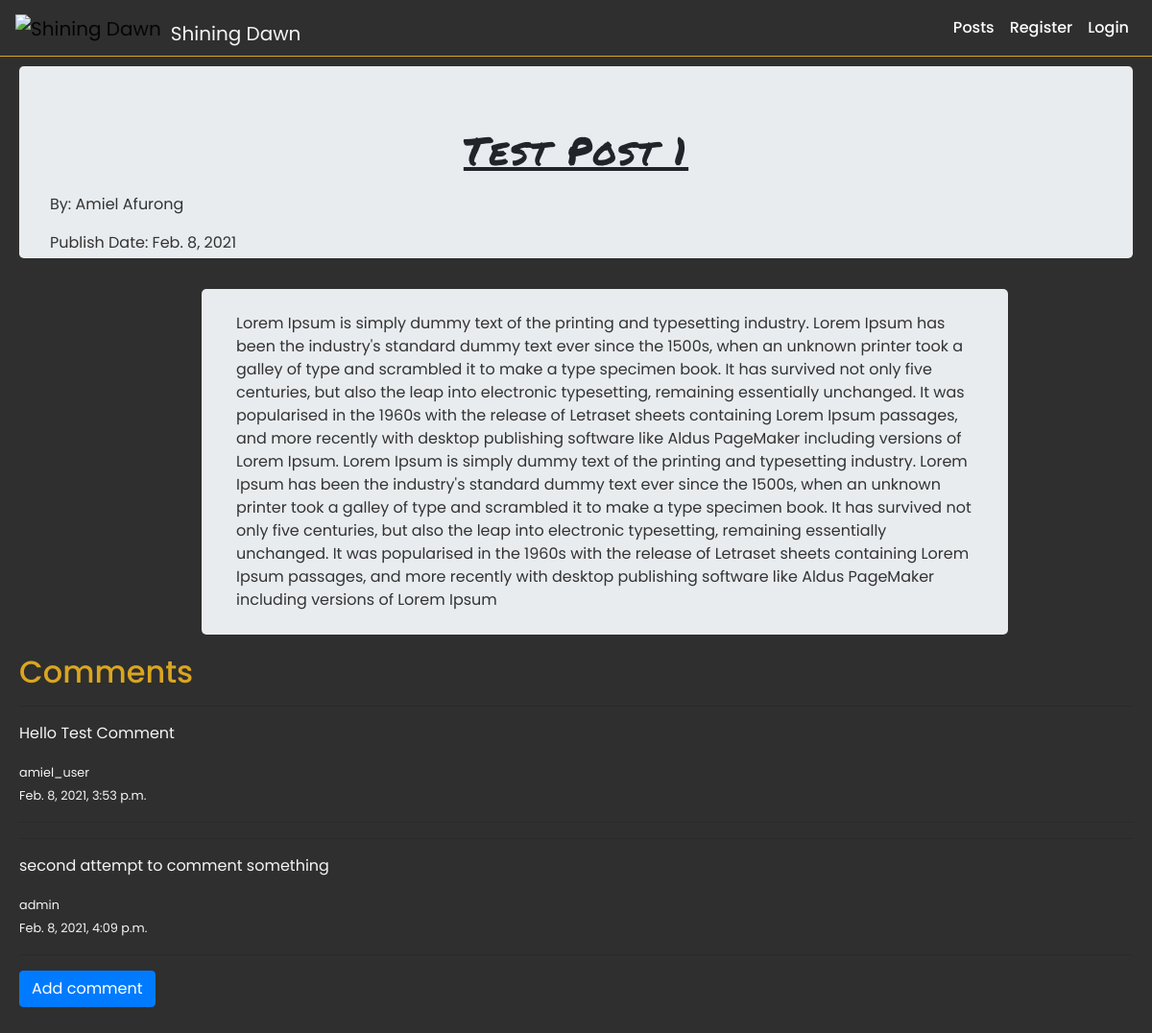
Page /posts/2/ on the earlier database version.
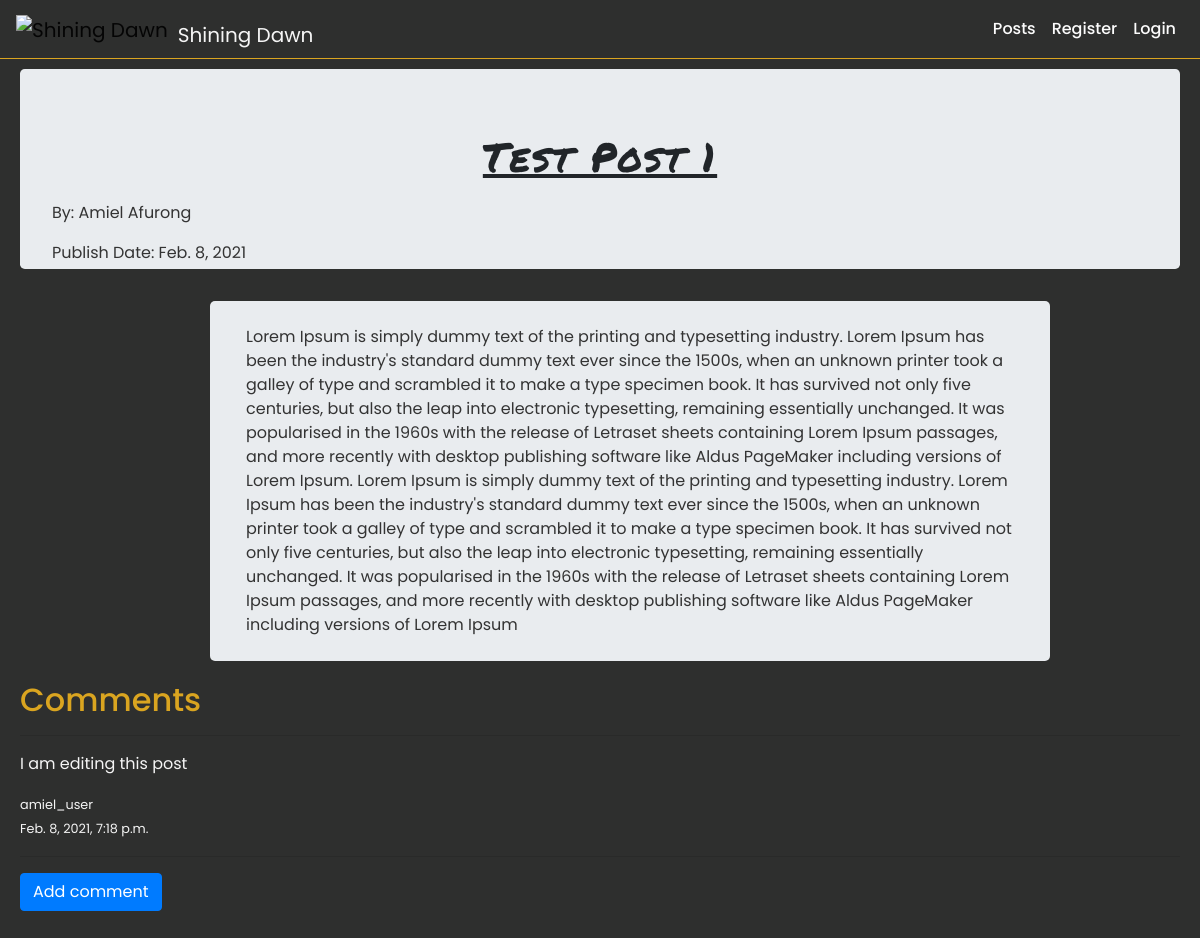
Same page on the later database version.
### post/models.py (models this page shows, shortened)
class Post(models.Model):
    title = models.CharField(max_length=255)
    content = RichTextField()
    featured_image = models.ImageField()
    is_published = models.BooleanField(default=False)
    author = models.ForeignKey(User, on_delete=models.SET_NULL, related_name='posts',null=True)
    published_date = models.DateField(blank=True,null=True)
    created_on = models.DateField(auto_now_add=True)

### comments/models.py (models this page shows, shortened)
class Comment(models.Model):
    content = models.CharField(max_length=1000)
    post = models.ForeignKey(
        Post,
        on_delete = models.CASCADE,
        related_name='comments'
    )
    author = models.ForeignKey(
        User,
        related_name = 'comments',
        on_delete = models.CASCADE
    )
    created_on = models.DateTimeField(auto_now=True)

### post/views.py (the view)
# urls.py: path('<pk>/',PostDetailView.as_view(),name='detail'),
class PostDetailView(generic.DetailView):
    model = Post
    template_name = 'post/post_detail.html'
    context_object_name = 'post_detail'
    def get_context_data(self, **kwargs):
        context = super().get_context_data(**kwargs)
        """
        We need to return a 404 when someone checked on a post that is not published yet
        Except if the user accessing the unpublished post is also the owner of the post
        """
        if has_post_access(context['post_detail'],self.request.user,method="view"):
            return context

### Blog/utilities.py (called while the page is built)
def has_post_access(test_object,request_user,method):
    if method == "view":
        if (test_object.author.id == request_user.id) or (test_object.is_published):
            return True
        else:
            raise Http404("Post not published yet")
    else:
        if test_object.author.id == request_user.id:
            return True
        else:
            raise Http404("Cannot edit post: Permission Error")

### templates/post/post_detail.html (shortened to what this page needs)
{% extends 'core/base.html' %}
{% load static %}
{% block head_block%}
<link rel="stylesheet" href="{% static 'css/posts.css'%}">
{%endblock%}
{% block body_block %}
<div class="jumbotron">
    <h1 class="post-title">{{post_detail.title}}</h1>
    <p class="post-author">By: {{post_detail.author.first_name | title }} {{post_detail.author.last_name | title }}</p>
    {% if post_detail.is_published %}
    <p class="post-author">Publish Date: {{post_detail.published_date}}</p>
    {% endif %}
</div>
{% if request.user == post_detail.author %}
<div class="post-detail-container" style="transform:translate(-50%,-29%);">
{% else %}
<div class="post-detail-container" style="transform:translate(-50%,-25%);">
{% endif %}
    <div class="post-content-container">
        {{post_detail.content | safe}}
    </div>
</div>
<div class="comment-section">
    <h2>Comments</h2>
    {% if not post_detail.comments.all %}
    <p>No comments</p>
    {% else %}
    {%for comment in post_detail.comments.all %}
    <div class="comment-card">
        <hr>
        <div class="comment-content">
            <p>{{comment.content}}</p>
        </div>
        <div class="comment-card-footer">
            <div class="comment-footer-item">
                <small >{{comment.author.username}}</small>
            </div>
            <div class="comment-footer-item">
                <small>{{comment.created_on}}</small>
            </div>
        </div>
        <hr>
    </div>
    {% endfor %}
    {% endif %}
    <button type="button" class="btn btn-primary" data-toggle="modal" data-target="#createCommentModal">
        Add comment
    </button>
</div>
{% endblock %}

### templates/core/base.html (shortened to what this page needs)
<!DOCTYPE html>
<html lang="en">
<head>
  {% load static %}
    <link rel="stylesheet" href="https://stackpath.bootstrapcdn.com/bootstrap/4.3.1/css/bootstrap.min.css">
    <link rel="stylesheet" href="{% static 'css/main.css'%}">
    {%block head_block%}
    {%endblock%}
</head>
<body>
    <nav class="navbar navbar-expand-lg navbar-light bg-light">
        <a  class="navbar-brand mr-auto"
         href="{% url 'index'%}"><img style=" margin-right:10px;"src="{% static 'images/icon.png'%}" alt="Shining Dawn" width="50px">
         <span style="color: whitesmoke;position:absolute;top:20px;">Shining Dawn</span>
        </a>
        <div class="collapse navbar-collapse" id="navbarNav">
          <ul class="navbar-nav ml-auto  mt-lg-0">
            {% if not user.is_authenticated %}
            <li class="nav-item">
              <a class="nav-link" href="{% url 'post:list'%}">Posts</a>
            </li>
            <li class="nav-item active">
              <a class="nav-link" href="{% url 'accounts:register'%}">Register<span class="sr-only">(current)</span></a>
            </li>
            <li class="nav-item">
              <a class="nav-link" href="{% url 'login' %}">Login</a>
            </li>
            {% endif %}
          </ul>
        </div>
      </nav>
    {%block body_block%}
    {%endblock%}
</body>
</html>

### static/css/main.css (style rules this page uses)
body { margin:0; box-sizing: border-box; padding:0; font-family: 'Poppins', sans-serif; background:#2E2F2E !important; margin-bottom: 50px; }
html { background:#2E2F2E !important; }
.navbar { background:#2E2F2E !important; border-bottom: solid 0.2px goldenrod; }
.navbar a.nav-link { color: #FCFCFC !important; font-size: 16px !important; font-weight: 500 !important; letter-spacing: 0.5 !important; }

### static/css/posts.css (style rules this page uses)
.post-detail-container { width: 70%; color:#333333; background: #E9ECEF; transform: translate(25%) !important; border-radius: 5px; padding: 2% 3%; }
.jumbotron { height:200px !important; margin-top: 10px; margin-left: 20px; margin-right: 20px; }
.post-title { font-family: 'Permanent Marker', cursive; letter-spacing: 2px; text-align:center; text-decoration: underline; margin-bottom: 20px; }
.post-author { color: #333333; }
.comment-card { color: whitesmoke; }
.comment-section { padding: 20px; color: whitesmoke; }
.comment-section h2 { color:goldenrod; }

Differences in the rows shown:
removed Comment: content "Hello Test Comment", author.username "amiel_user", created_on "Feb. 8, 2021, 3:53 p.m."
removed Comment: content "second attempt to comment something", author.username "admin", created_on "Feb. 8, 2021, 4:09 p.m."
added Comment: content "I am editing this post", author.username "amiel_user", created_on "Feb. 8, 2021, 7:18 p.m."
